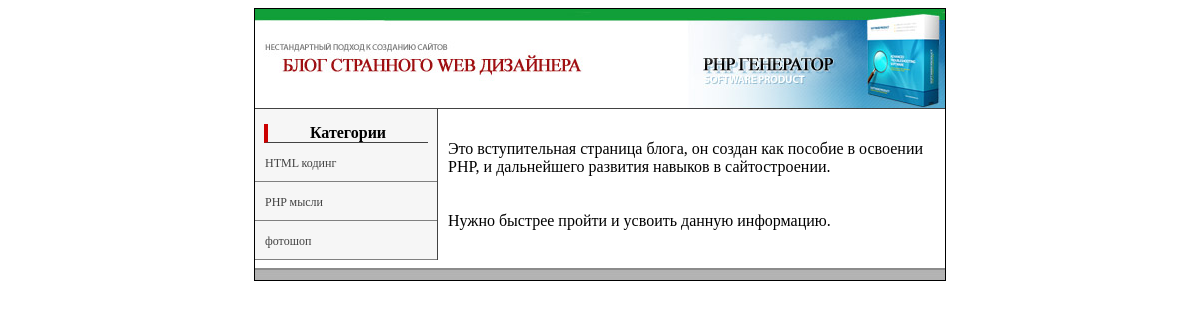
The page / on the database its author committed.
### tables this page shows
CREATE TABLE `categories` (
  `id` int(11) NOT NULL,
  `title` varchar(255) NOT NULL,
  `meta_d` varchar(255) NOT NULL,
  `meta_k` varchar(255) NOT NULL,
  `text` text NOT NULL
);

CREATE TABLE `settings` (
  `id` int(3) NOT NULL,
  `title` varchar(255) NOT NULL,
  `meta_d` varchar(255) NOT NULL,
  `meta_k` varchar(255) NOT NULL,
  `text` text NOT NULL,
  `page` varchar(255) NOT NULL
);

### index.php (the view, shortened to what this page needs)
<?php
include("blocks/db.php");
$result = mysqli_query($db,"SELECT title,meta_d,meta_k,text FROM settings WHERE page='index'");
if(mysqli_num_rows($result)>0){
    $myrow = mysqli_fetch_array($result);
}
else {
    echo "<p>Информация по запросу не может быть извлечена. В таблице нет записей.</p>";
    exit();
}
?>
<!DOCTYPE html>
<head lang="ru">
      <link rel="stylesheet" type="text/css" href="style.css">
</head>
<body>
    <table class="main_border" align="center" cellpadding="0"  cellspacing="0">
    	<?php include("blocks/header.php"); ?>
    	<tr>
	    	<td valign="top">
	    		<table width="100%" border="0" cellpadding="0" cellspacing="0">
                    <tr>
                        <?php include("blocks/left.php"); ?>
                        <td><? echo $myrow['text'];?></td>
                    </tr>
                </table>
	    	</td>
    	</tr>
	    	<?php include("blocks/footer.php"); ?>
    </table>
</body>
</html>

### blocks/header.php
<tr>
	<td class="header">
	</td>
</tr>

### blocks/left.php (shortened to what this page needs)
<td width="182px" class="left" valign="top">
<div class="nav_title">
	Категории
</div>
	<?
		$result2 = mysqli_query($db,"SELECT * FROM categories");
if(mysqli_num_rows($result2)>0){
    $myrow2 = mysqli_fetch_array($result2);
    do{
    	printf("<p><a href='view_cat.php?cat=%s'>%s</a></p>",$myrow2['id'],$myrow2['title']);
    }
    while ($myrow2 = mysqli_fetch_array($result2));
}
else {
    echo "<p>Информация по запросу не может быть извлечена. В таблице нет записей.</p>";
    exit();
}
	?>
</td>

### blocks/footer.php
<tr>
	<td class="footer">
	</td>
</tr>

### style.css (style rules this page uses)
table { width: 690px; }
.main_border { border:1px solid #000; }
.header { width: 690px; height: 100px; background: url(img/header.jpg); }
.left { background-color: #f6f6f6; border-right: 1px solid #424242; }
.left a { text-decoration: none; font-size: 12px; text-align: center; color: #424242; }
.left p { border-bottom: 1px solid gray; margin:0; }
.nav_title { margin: 15px 5% 0 5%; font-weight: bold; text-align: center; border-left: 4px solid #cc0000; border-bottom: 1px solid #424242; }
p,h1 { padding: 10px; }
.footer { width: 690px; height: 20px; background: url(img/footer.jpg); }

### rows shown on the page
categories: title "HTML кодинг"
categories: title "PHP мысли"
categories: title "фотошоп"
settings: text "Это вступительная страница блога, он создан как пособие в освоении PHP, и дальнейшего развития навыков в сайтостроении. Нужно быстрее пройти и усвоить данную информацию."
